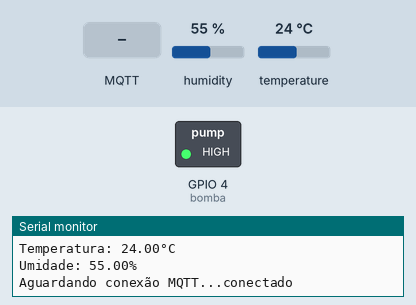
Simulated run of this sketch. Board: ESP8266 (NodeMCU). Parts: switched loads named in the sketch (green lamp = pin HIGH), the last lines printed to the serial monitor. The test bench sets the inputs (shaded band); at power-on: humidity 55 %, temperature 24 °C. WiFi joins after 1.5 s; servers stay silent unless stated; random numbers use the default seed unless the sketch sets one; no MQTT or app messages arrive unless stated.

Above: at 4.9 s.
5.0 s: MQTT message "b" arrives on the first subscribed topic
At 6.8 s:
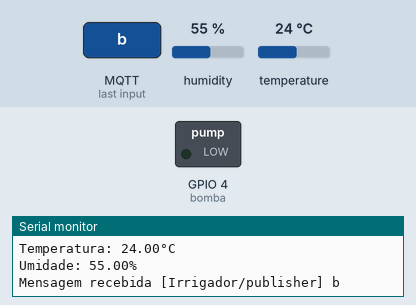
7.1 s: humidity set to 68 %
9.1 s: humidity set to 71 %
10.6 s: humidity set to 77 %
12.8 s: humidity set to 81 %
At 15.0 s:
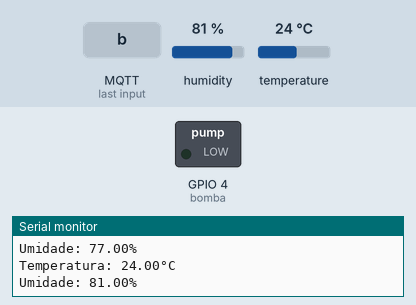
Timing chart, 0 to 16.1 s (numbered marks = the images above; inputs shaded):
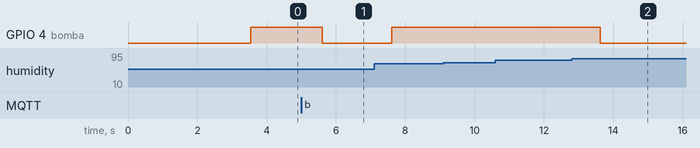

Measured:
- after the input at 5.0 s, GPIO 4 (bomba): HIGH → LOW after 0.60 s
- after the input at 12.8 s, GPIO 4 (bomba): HIGH → LOW after 0.82 s

The sketch:

Irrigador_automatico.ino.ino
```cpp
/**************** Programa: Casa Monitorada - Automatic irrigator *
Autor: Felipe Simão *
Descrição: Programa de monitoramento e controle residencial através de aplicativo *
em comunicação MQTT com o ESP8266
******************************************************************************/


#include <ESP8266WiFi.h>
#include <PubSubClient.h>
#define MSG_BUFFER_SIZE (50)
char msg[MSG_BUFFER_SIZE];
#include <Adafruit_Sensor.h>
#include <DHT.h>
#include <DHT_U.h>
#define DHTPIN 5
#define DHTTYPE DHT22
DHT_Unified dht(DHTPIN, DHTTYPE);
uint32_t delayMS;
const char* ssid = "wi-fi";
const char* password = "password";
const char* mqtt_server = "broker.mqtt-dashboard.com";
WiFiClient espClient;
PubSubClient client(espClient);
unsigned long lastMsg = 0;
int value = 0;

char bomba;
float umid;

void setup() {

  dht.begin();
  Serial.println(F("Sensor DHT22"));
  sensor_t sensor;


  dht.temperature().getSensor(&sensor);
  Serial.println(F("------------------------------------"));
  Serial.println(F("Temperatura"));
  Serial.print  (F("Sensor: ")); Serial.println(sensor.name);
  Serial.print  (F("Valor máximo: ")); Serial.print(sensor.max_value); Serial.println(F("°C"));
  Serial.print  (F("Valor mínimo: ")); Serial.print(sensor.min_value); Serial.println(F("°C"));
  Serial.print  (F("Resolução: ")); Serial.print(sensor.resolution); Serial.println(F("°C"));
  Serial.println(F("------------------------------------"));


  dht.humidity().getSensor(&sensor);
   Serial.println(F("------------------------------------"));
  Serial.println(F("Umidade"));
  Serial.print  (F("Sensor: ")); Serial.println(sensor.name);
  Serial.print  (F("Valor máximo: ")); Serial.print(sensor.max_value); Serial.println(F("%"));
  Serial.print  (F("Valor mínimo: ")); Serial.print(sensor.min_value); Serial.println(F("%"));
  Serial.print  (F("Resolução: ")); Serial.print(sensor.resolution); Serial.println(F("%"));
  Serial.println(F("------------------------------------"));

  delayMS = sensor.min_delay / 1000;

  bomba = 4;


  pinMode(bomba, OUTPUT);


  Serial.begin(115200);

  setup_wifi();
  client.setServer(mqtt_server, 1883);
  client.setCallback(callback);
}

void setup_wifi() {

  delay(10);
  Serial.println("");
  Serial.print("Conectando com ");
  Serial.println(ssid);

  WiFi.begin(ssid, password);

  while (WiFi.status() != WL_CONNECTED) {
    delay(500);
    Serial.print(".");
  }

  Serial.println("");
  Serial.println("WiFi conectado");
  Serial.println("IP: ");
  Serial.println(WiFi.localIP());
}

void callback(char* topic, byte* payload, unsigned int length) {
  Serial.print("Mensagem recebida [");
  Serial.print(topic);
  Serial.print("] ");
  for (int i = 0; i < length; i++) {
    Serial.print((char)payload[i]);
  }
  Serial.println("");
  if ((char)payload[0] == 'B') {
    digitalWrite(bomba, HIGH);


  }
  Serial.println("");
  if ((char)payload[0] == 'b') {
    digitalWrite(bomba, LOW);

  }

}

void reconnect() {
  while (!client.connected()) {
    Serial.print("Aguardando conexão MQTT...");
    String clientId = "ESP8266Client";
    clientId += String(random(0xffff), HEX);
    if (client.connect(clientId.c_str())) {
      Serial.println("conectado");
      client.subscribe("Irrigador/publisher");
    } else {
      Serial.print("falhou, rc=");
      Serial.print(client.state());
      Serial.println("tente novamente em 5s");
      delay(5000);
    }
  }
}

void loop() {
  delay(delayMS);
  sensors_event_t event;
  dht.temperature().getEvent(&event);
  if (isnan(event.temperature)) {
    Serial.println(F("Erro na leitura da temperatura!"));
  }
  else {
    Serial.print(F("Temperatura: "));
    Serial.print(event.temperature);
    Serial.println(F("°C"));
    sprintf(msg,"%f",event.temperature);
    client.publish("Irrigador/temperatura", msg);
  }
  dht.humidity().getEvent(&event);
  if (isnan(event.relative_humidity)) {
    Serial.println(F("Erro na leitura da umidade!"));
  }
  else {
    Serial.print(F("Umidade: "));
    Serial.print(event.relative_humidity);
    Serial.println(F("%"));
    sprintf(msg,"%f",event.relative_humidity);
    client.publish("Irrigador/umidade", msg);
  }
  umid=event.relative_humidity;
  if(umid<70){
    digitalWrite(bomba, HIGH);


 }
   if(umid>=80){
    digitalWrite(bomba, LOW);


  }

  if (!client.connected()) {
    reconnect();
  }
  client.loop();
}
```
